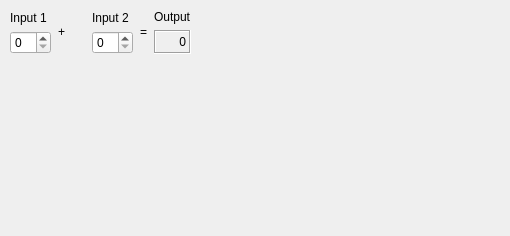
<?xml version="1.0" encoding="UTF-8"?>
<ui version="4.0">
 <class>CalculatorForm</class>
 <widget class="QWidget" name="CalculatorForm">
  <property name="geometry">
   <rect>
    <x>0</x>
    <y>0</y>
    <width>510</width>
    <height>236</height>
   </rect>
  </property>
  <property name="sizePolicy">
   <sizepolicy hsizetype="Preferred" vsizetype="Preferred">
    <horstretch>0</horstretch>
    <verstretch>0</verstretch>
   </sizepolicy>
  </property>
  <property name="windowTitle">
   <string>Calculator Form</string>
  </property>
  <layout class="QGridLayout">
   <property name="margin" stdset="0">
    <number>9</number>
   </property>
   <property name="spacing">
    <number>6</number>
   </property>
   <item row="0" column="6">
    <spacer name="horizontalSpacer">
     <property name="orientation">
      <enum>Qt::Horizontal</enum>
     </property>
     <property name="sizeHint" stdset="0">
      <size>
       <width>40</width>
       <height>20</height>
      </size>
     </property>
    </spacer>
   </item>
   <item row="0" column="4">
    <widget class="QLabel" name="label_3_2">
     <property name="text">
      <string>=</string>
     </property>
     <property name="alignment">
      <set>Qt::AlignCenter</set>
     </property>
    </widget>
   </item>
   <item row="0" column="0">
    <layout class="QVBoxLayout">
     <property name="spacing">
      <number>6</number>
     </property>
     <property name="margin" stdset="0">
      <number>1</number>
     </property>
     <item>
      <widget class="QLabel" name="label">
       <property name="text">
        <string>Input 1</string>
       </property>
      </widget>
     </item>
     <item>
      <widget class="QSpinBox" name="inputSpinBox1"/>
     </item>
    </layout>
   </item>
   <item row="0" column="5">
    <layout class="QVBoxLayout">
     <property name="spacing">
      <number>6</number>
     </property>
     <property name="margin" stdset="0">
      <number>1</number>
     </property>
     <item>
      <widget class="QLabel" name="label_2_2_2">
       <property name="text">
        <string>Output</string>
       </property>
      </widget>
     </item>
     <item>
      <widget class="QLabel" name="outputWidget">
       <property name="frameShape">
        <enum>QFrame::Box</enum>
       </property>
       <property name="frameShadow">
        <enum>QFrame::Sunken</enum>
       </property>
       <property name="text">
        <string>0</string>
       </property>
       <property name="alignment">
        <set>Qt::AlignAbsolute|Qt::AlignBaseline|Qt::AlignBottom|Qt::AlignCenter|Qt::AlignHCenter|Qt::AlignHorizontal_Mask|Qt::AlignJustify|Qt::AlignLeading|Qt::AlignLeft|Qt::AlignRight|Qt::AlignTop|Qt::AlignTrailing|Qt::AlignVCenter|Qt::AlignVertical_Mask</set>
       </property>
      </widget>
     </item>
    </layout>
   </item>
   <item row="1" column="2">
    <spacer name="verticalSpacer">
     <property name="orientation">
      <enum>Qt::Vertical</enum>
     </property>
     <property name="sizeHint" stdset="0">
      <size>
       <width>20</width>
       <height>40</height>
      </size>
     </property>
    </spacer>
   </item>
   <item row="0" column="1">
    <widget class="QLabel" name="label_3">
     <property name="text">
      <string>+</string>
     </property>
     <property name="alignment">
      <set>Qt::AlignCenter</set>
     </property>
    </widget>
   </item>
   <item row="0" column="3">
    <layout class="QVBoxLayout">
     <property name="spacing">
      <number>6</number>
     </property>
     <property name="margin" stdset="0">
      <number>1</number>
     </property>
     <item>
      <widget class="QLabel" name="label_2">
       <property name="text">
        <string>Input 2</string>
       </property>
      </widget>
     </item>
     <item>
      <widget class="QSpinBox" name="inputSpinBox2"/>
     </item>
    </layout>
   </item>
  </layout>
 </widget>
 <resources/>
 <connections/>
</ui>
